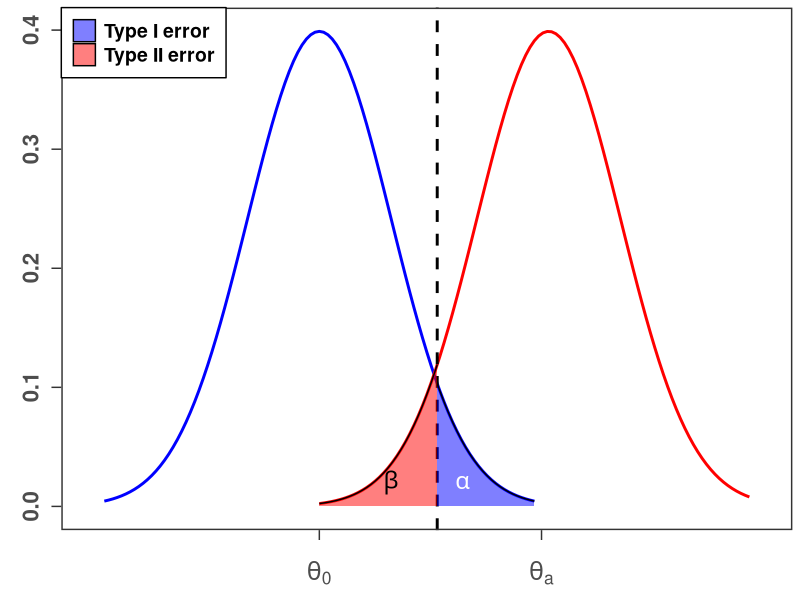

Write the R code that produced this figure.
#Q4
is.prime <- function(n){
  if(n == 2){
    print(TRUE)
  }else if(any(n %% 2:(n-1) == 0)){
    print(FALSE)
  }else{
    print(TRUE)
  }
}
is.prime(6)


#Q3
library(ggplot2)
data <- data.frame(x = seq(-3, 6, by = 0.01))
ggplot(data, aes(x = x)) +
  stat_function(fun = dnorm, xlim = c(-3, 3), color = "blue", lwd = 1) +
  stat_function(fun = dnorm, args = list(mean = 3.2), xlim = c(0, 6), color = "red", lwd = 1) +
  geom_vline(aes(xintercept = qnorm(0.95)), lty = 2, lwd = 1) +
  labs(x = "", y = "") +
  theme_bw() +
  geom_area(stat = "function", fun = dnorm, xlim = c(qnorm(0.95), 3), color = "black",
            aes(fill = "a"), alpha = 0.5) +
  geom_area(stat = "function", fun = dnorm, args = list(mean = 3.2),
            xlim = c(0, qnorm(0.95)), color = "black", aes(fill = "b"), alpha = 0.5) +
  scale_fill_manual(values = c("a" = "blue", "b" = "red"), labels = c("Type I error", "Type II error")) +
  annotate("text", x = 2, y = 0.02, label = expression(alpha), size = 6, col = "white") +
  annotate("text", x = 1, y = 0.02, label = expression(beta), size = 6) +
  scale_x_discrete(limits = c(0, 3.1), label = c(expression(theta["0"]), expression(theta["a"]))) +
  theme(legend.title = element_blank(),
        legend.justification = c(0, 1),
        legend.position = c(0, 1),
        legend.text = element_text(size = 14, face = "bold"),
        legend.background = element_rect(fill = "white", color = "black"),
        legend.margin = margin(8, 8, 8, 8),
        axis.text = element_text(size = 16),
        axis.text.y = element_text(angle = 90, hjust = 0.5, vjust = 2, face = "bold"),
        axis.text.x = element_text(size = 18, vjust = -2),
        axis.ticks.length = unit(.25, "cm"),
        panel.border = element_rect(fill = NA, size = 1),
        panel.grid = element_blank())






